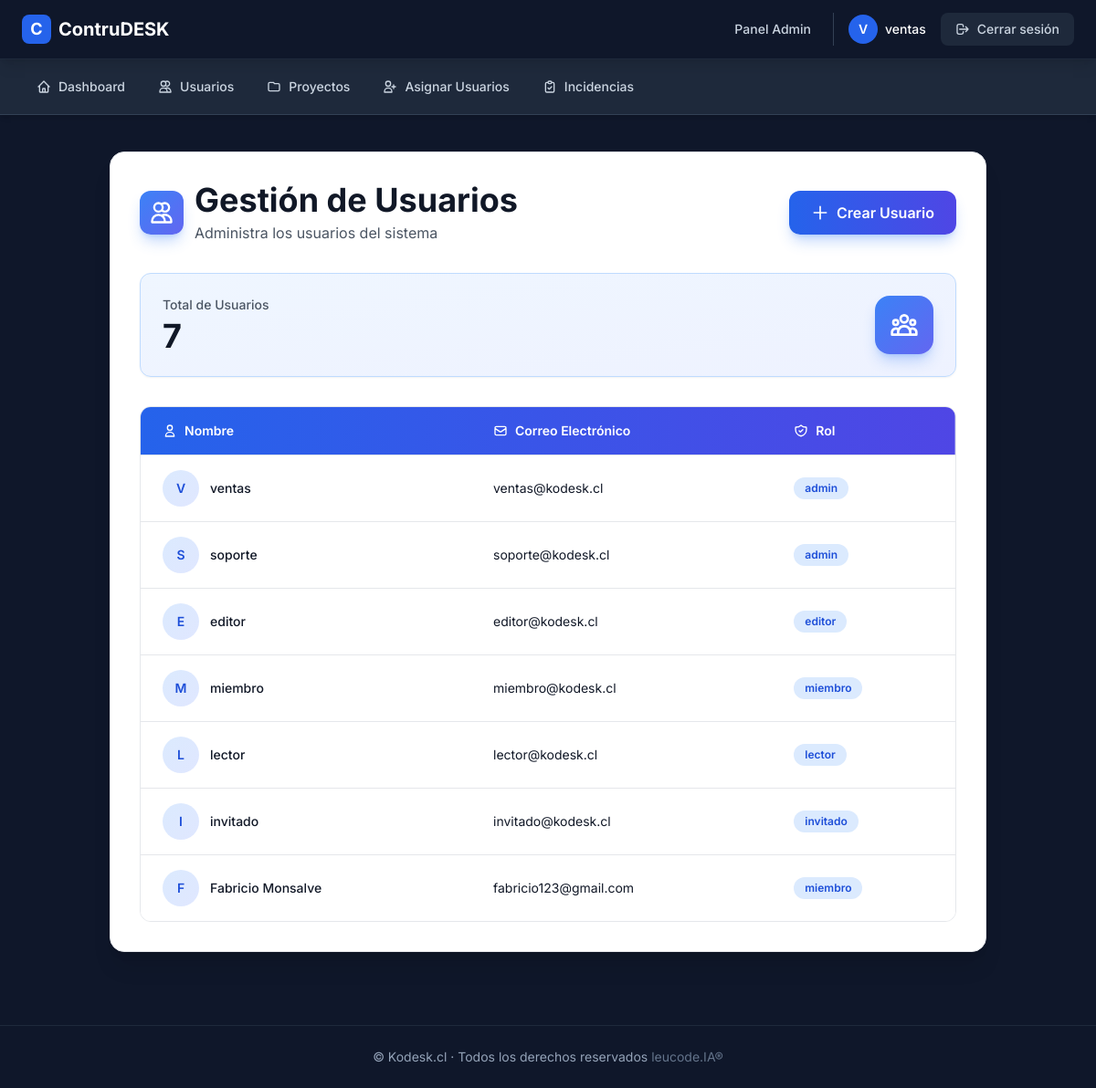
The page /admin/usuarios (signed in) on the database its author committed.
### app/models.py (models this page shows, shortened)
class AdminUser(UserMixin, db.Model):
    __tablename__ = "admin_users"
    id = db.Column(db.Integer, primary_key=True)
    nombre = db.Column(db.String(120), nullable=False)
    email = db.Column(db.String(120), unique=True, nullable=False)
    password_hash = db.Column(db.String(255), nullable=False)
    roles = db.relationship('Role', secondary='user_roles', backref=db.backref('users', lazy='dynamic'))
    def has_role(self, role_name):
        return any(role.name == role_name for role in self.roles)
    @property
    def is_authenticated(self):
        return True

class Role(db.Model):
    __tablename__ = "roles"
    id = db.Column(db.Integer, primary_key=True)
    name = db.Column(db.String(80), unique=True, nullable=False)

### app/routes/admin.py (the view)
@admin_bp.route('/usuarios')
@login_required
def usuarios():
    usuarios = AdminUser.query.all()
    return render_template('admin/usuarios.html', usuarios=usuarios)

### app/templates/admin/usuarios.html (shortened to what this page needs)
{% extends "layout.html" %}
{% block content %}
<div class="container mx-auto mt-10 px-4 sm:px-6 lg:px-8 mb-20">
  <div class="max-w-7xl mx-auto">
    <div class="bg-white rounded-2xl shadow-xl p-6 sm:p-8 border border-gray-200">
      <div class="flex flex-col sm:flex-row sm:items-center sm:justify-between gap-4 mb-8">
        <div class="flex items-center gap-3">
          <div class="w-12 h-12 bg-gradient-to-br from-blue-500 to-indigo-500 rounded-xl flex items-center justify-center shadow-lg shadow-blue-500/30">
            <svg class="w-7 h-7 text-white" fill="none" stroke="currentColor" viewBox="0 0 24 24">
              <path stroke-linecap="round" stroke-linejoin="round" stroke-width="2" d="M12 4.354a4 4 0 110 5.292M15 21H3v-1a6 6 0 0112 0v1zm0 0h6v-1a6 6 0 00-9-5.197M13 7a4 4 0 11-8 0 4 4 0 018 0z"/>
            </svg>
          </div>
          <div>
            <h2 class="text-3xl sm:text-4xl font-bold text-gray-900">Gestión de Usuarios</h2>
            <p class="text-gray-600 text-sm sm:text-base mt-1">Administra los usuarios del sistema</p>
          </div>
        </div>
        <a href="{{ url_for('admin.crear_usuario') }}"
           class="group inline-flex items-center justify-center gap-2 bg-gradient-to-r from-blue-600 to-indigo-600 text-white px-6 py-3 rounded-xl font-semibold shadow-lg shadow-blue-500/30 hover:shadow-xl hover:shadow-blue-500/40 hover:scale-105 transition-all duration-300 whitespace-nowrap">
          <svg class="w-5 h-5 transition-transform group-hover:rotate-90 duration-300" fill="none" stroke="currentColor" viewBox="0 0 24 24">
            <path stroke-linecap="round" stroke-linejoin="round" stroke-width="2" d="M12 4v16m8-8H4"/>
          </svg>
          Crear Usuario
        </a>
      </div>
      <div class="mb-8">
        <div class="bg-gradient-to-br from-blue-50 to-indigo-50 rounded-xl p-6 border border-blue-200 shadow-sm">
          <div class="flex items-center justify-between">
            <div>
              <p class="text-gray-600 text-sm font-medium mb-1">Total de Usuarios</p>
              <p class="text-4xl font-bold text-gray-900">{{ usuarios|length }}</p>
            </div>
            <div class="w-16 h-16 bg-gradient-to-br from-blue-500 to-indigo-500 rounded-2xl flex items-center justify-center shadow-lg shadow-blue-500/30">
            </div>
          </div>
        </div>
      </div>
      <div class="border border-gray-200 rounded-xl overflow-hidden">
        <div class="overflow-x-auto">
          <table class="min-w-full divide-y divide-gray-200">
            <thead>
              <tr class="bg-gradient-to-r from-blue-600 to-indigo-600">
                <th scope="col" class="px-6 py-4 text-left text-sm font-semibold text-white">
                  <div class="flex items-center gap-2">
                    <svg class="w-4 h-4" fill="none" stroke="currentColor" viewBox="0 0 24 24">
                      <path stroke-linecap="round" stroke-linejoin="round" stroke-width="2" d="M16 7a4 4 0 11-8 0 4 4 0 018 0zM12 14a7 7 0 00-7 7h14a7 7 0 00-7-7z"/>
                    </svg>
                    Nombre
                  </div>
                </th>
                <th scope="col" class="px-6 py-4 text-left text-sm font-semibold text-white">
                  <div class="flex items-center gap-2">
                    <svg class="w-4 h-4" fill="none" stroke="currentColor" viewBox="0 0 24 24">
                      <path stroke-linecap="round" stroke-linejoin="round" stroke-width="2" d="M3 8l7.89 5.26a2 2 0 002.22 0L21 8M5 19h14a2 2 0 002-2V7a2 2 0 00-2-2H5a2 2 0 00-2 2v10a2 2 0 002 2z"/>
                    </svg>
                    Correo Electrónico
                  </div>
                </th>
                <th scope="col" class="px-6 py-4 text-left text-sm font-semibold text-white">
                  <div class="flex items-center gap-2">
                    Rol
                  </div>
                </th>
              </tr>
            </thead>
            <tbody class="bg-white divide-y divide-gray-200">
              {% for usuario in usuarios %}
              <tr class="hover:bg-blue-50/50 transition-colors duration-200">
                <td class="px-6 py-4 whitespace-nowrap">
                  <div class="flex items-center gap-3">
                    <div class="w-10 h-10 bg-gradient-to-br from-blue-100 to-indigo-100 rounded-full flex items-center justify-center">
                      <span class="text-blue-700 font-semibold text-sm">
                        {{ usuario.nombre[0].upper() }}
                      </span>
                    </div>
                    <div class="text-sm font-medium text-gray-900">{{ usuario.nombre }}</div>
                  </div>
                </td>
                <td class="px-6 py-4 whitespace-nowrap">
                  <div class="text-sm text-gray-900">{{ usuario.email }}</div>
                </td>
                <td class="px-6 py-4 whitespace-nowrap">
                  <div class="flex flex-wrap gap-2">
                    {% for role in usuario.roles %}
                      <span class="inline-flex items-center px-3 py-1 rounded-full text-xs font-semibold bg-blue-100 text-blue-700">
                        {{ role.name }}
                      </span>
                    {% endfor %}
                  </div>
                </td>
              </tr>
              {% endfor %}
            </tbody>
          </table>
        </div>
      </div>
    </div>
  </div>
</div>
{% endblock %}

### app/templates/layout.html (shortened to what this page needs)
<!DOCTYPE html>
<html lang="es">
<head>
  <script src="https://cdn.tailwindcss.com"></script>
</head>
<body class="min-h-screen flex flex-col">
  <header class="w-full bg-slate-900 border-b border-slate-800 sticky top-0 z-50 shadow-lg">
    <div class="max-w-full mx-auto px-3 sm:px-4 lg:px-6">
      <div class="flex items-center justify-between h-16">
        <a href="{{ url_for('main.index') }}" class="flex items-center gap-2 group">
          <div class="w-8 h-8 bg-blue-600 rounded-lg flex items-center justify-center group-hover:bg-blue-700 transition-colors">
            <span class="text-white font-bold text-lg">C</span>
          </div>
          <span class="text-xl font-bold text-white hidden sm:inline">
            ContruDESK
          </span>
        </a>
        <nav class="hidden lg:flex items-center gap-6">
          {% if current_user.is_authenticated %}
            {% if current_user.has_role('admin') %}
              <a href="{{ url_for('admin.admin_dashboard') }}" class="text-sm text-slate-300 hover:text-white transition-colors font-medium">
                Panel Admin
              </a>
            {% elif current_user.has_role('editor') %}
              <a href="{{ url_for('editor.editor_dashboard') }}" class="text-sm text-slate-300 hover:text-white transition-colors font-medium">
                Dashboard Editor
              </a>
            {% elif current_user.has_role('miembro') %}
              <a href="{{ url_for('miembro.miembro_dashboard') }}" class="text-sm text-slate-300 hover:text-white transition-colors font-medium">
                Dashboard Miembro
              </a>
            {% elif current_user.has_role('lector') %}
            {% else %}
              <a href="{{ url_for('main.index') }}" class="text-sm text-slate-300 hover:text-white transition-colors font-medium">
                Inicio
              </a>
            {% endif %}
            <div class="flex items-center gap-4 pl-4 border-l border-slate-700">
              <div class="flex items-center gap-2">
                <div class="w-8 h-8 bg-blue-600 rounded-full flex items-center justify-center">
                  <span class="text-white text-sm font-semibold">{{ current_user.nombre[0]|upper }}</span>
                </div>
                <span class="text-sm text-white font-medium">{{ current_user.nombre }}</span>
              </div>
              <a href="{{ url_for('auth.logout') }}" class="inline-flex items-center gap-2 px-4 py-2 bg-slate-800 hover:bg-slate-700 text-slate-300 hover:text-white rounded-lg text-sm font-medium transition-colors">
                <svg class="w-4 h-4" fill="none" stroke="currentColor" viewBox="0 0 24 24">
                  <path stroke-linecap="round" stroke-linejoin="round" stroke-width="2" d="M17 16l4-4m0 0l-4-4m4 4H7m6 4v1a3 3 0 01-3 3H6a3 3 0 01-3-3V7a3 3 0 013-3h4a3 3 0 013 3v1"/>
                </svg>
                Cerrar sesión
              </a>
            </div>
          {% else %}
            <a href="{{ url_for('auth.login') }}" class="inline-flex items-center gap-2 px-4 py-2 bg-blue-600 hover:bg-blue-700 text-white rounded-lg text-sm font-semibold transition-colors">
              Iniciar Sesión
            </a>
          {% endif %}
        </nav>
      </div>
    </div>
  </header>
  {% if current_user.is_authenticated %}
    <nav class="bg-slate-800 border-b border-slate-700 shadow-md">
      <div class="max-w-full mx-auto px-3 sm:px-4 lg:px-6">
        <div class="hidden md:flex items-center gap-1 py-3 overflow-x-auto">
          {% if current_user.has_role('admin') %}
            <a href="{{ url_for('admin.admin_dashboard') }}" class="inline-flex items-center gap-2 px-4 py-2 text-sm font-medium text-slate-300 hover:text-white hover:bg-slate-700 rounded-lg transition-colors whitespace-nowrap">
              <svg class="w-4 h-4" fill="none" stroke="currentColor" viewBox="0 0 24 24">
                <path stroke-linecap="round" stroke-linejoin="round" stroke-width="2" d="M3 12l2-2m0 0l7-7 7 7M5 10v10a1 1 0 001 1h3m10-11l2 2m-2-2v10a1 1 0 01-1 1h-3m-6 0a1 1 0 001-1v-4a1 1 0 011-1h2a1 1 0 011 1v4a1 1 0 001 1m-6 0h6"/>
              </svg>
              Dashboard
            </a>
            <a href="{{ url_for('admin.usuarios') }}" class="inline-flex items-center gap-2 px-4 py-2 text-sm font-medium text-slate-300 hover:text-white hover:bg-slate-700 rounded-lg transition-colors whitespace-nowrap">
              <svg class="w-4 h-4" fill="none" stroke="currentColor" viewBox="0 0 24 24">
                <path stroke-linecap="round" stroke-linejoin="round" stroke-width="2" d="M12 4.354a4 4 0 110 5.292M15 21H3v-1a6 6 0 0112 0v1zm0 0h6v-1a6 6 0 00-9-5.197M13 7a4 4 0 11-8 0 4 4 0 018 0z"/>
              </svg>
              Usuarios
            </a>
            <a href="{{ url_for('admin.list_projects') }}" class="inline-flex items-center gap-2 px-4 py-2 text-sm font-medium text-slate-300 hover:text-white hover:bg-slate-700 rounded-lg transition-colors whitespace-nowrap">
              <svg class="w-4 h-4" fill="none" stroke="currentColor" viewBox="0 0 24 24">
                <path stroke-linecap="round" stroke-linejoin="round" stroke-width="2" d="M3 7v10a2 2 0 002 2h14a2 2 0 002-2V9a2 2 0 00-2-2h-6l-2-2H5a2 2 0 00-2 2z"/>
              </svg>
              Proyectos
            </a>
            <a href="{{ url_for('admin.assign_user_to_project') }}" class="inline-flex items-center gap-2 px-4 py-2 text-sm font-medium text-slate-300 hover:text-white hover:bg-slate-700 rounded-lg transition-colors whitespace-nowrap">
              <svg class="w-4 h-4" fill="none" stroke="currentColor" viewBox="0 0 24 24">
                <path stroke-linecap="round" stroke-linejoin="round" stroke-width="2" d="M18 9v3m0 0v3m0-3h3m-3 0h-3m-2-5a4 4 0 11-8 0 4 4 0 018 0zM3 20a6 6 0 0112 0v1H3v-1z"/>
              </svg>
              Asignar Usuarios
            </a>
            <a href="{{ url_for('admin.listar_incidencias') }}" class="inline-flex items-center gap-2 px-4 py-2 text-sm font-medium text-slate-300 hover:text-white hover:bg-slate-700 rounded-lg transition-colors whitespace-nowrap">
              <svg class="w-4 h-4" fill="none" stroke="currentColor" viewBox="0 0 24 24">
                <path stroke-linecap="round" stroke-linejoin="round" stroke-width="2" d="M9 5H7a2 2 0 00-2 2v12a2 2 0 002 2h10a2 2 0 002-2V7a2 2 0 00-2-2h-2M9 5a2 2 0 002 2h2a2 2 0 002-2M9 5a2 2 0 012-2h2a2 2 0 012 2m-6 9l2 2 4-4"/>
              </svg>
              Incidencias
            </a>
          {% endif %}
        </div>
      </div>
    </nav>
  {% endif %}
  <main class="flex-grow">
    {% block content %}{% endblock %}
  </main>
  <footer class="bg-slate-900 border-t border-slate-800 mt-auto">
    <div class="max-w-full mx-auto px-3 sm:px-4 lg:px-6 py-6">
      <div class="text-center">
        <p class="text-slate-400 text-sm">
          © {{ config.STORE_NAME or "Kodesk.cl" }} · Todos los derechos reservados
          <span class="text-slate-500">leucode.IA®</span>
        </p>
      </div>
    </div>
  </footer>
</body>
</html>

### app/templates/layout.html (style rules this page uses)
body { font-family: 'Inter', sans-serif !important; background: #0f172a !important; }

### rows shown on the page
AdminUser: nombre "V", nombre "ventas", email "ventas@kodesk.cl"
Role: name "admin"
AdminUser: nombre "S", nombre "soporte", email "soporte@kodesk.cl"
AdminUser: nombre "E", nombre "editor", email "editor@kodesk.cl"
Role: name "editor"
AdminUser: nombre "M", nombre "miembro", email "miembro@kodesk.cl"
Role: name "miembro"
AdminUser: nombre "L", nombre "lector", email "lector@kodesk.cl"
Role: name "lector"
AdminUser: nombre "I", nombre "invitado", email "invitado@kodesk.cl"
Role: name "invitado"
AdminUser: nombre "F", nombre "Fabricio Monsalve", email "fabricio123@gmail.com"

### other values the page prints
{{ usuarios|length }} "7"
{{ config.STORE_NAME or "Kodesk.cl" }} "Kodesk.cl"
